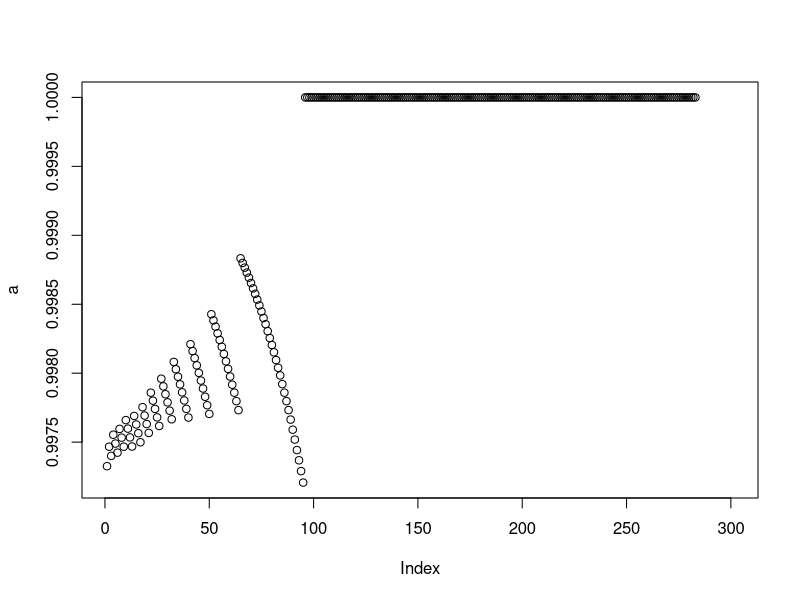

The R source for this figure:
#Simulation pnormtrunc
library(truncnorm)
library(rlist)
          
ptruncnorm(q=1.58, a=1.424, b=6.29, mean=0, sd=0.17)
ptruncnorm(q=1.58, a=1.424, b=6.29, mean=0, sd=0.2)


test_seq=seq(from=0.17, to=0.2, by=0.0001)
test_seq=rev(test_seq)

a<-ptruncnorm(q=1.58, a=1.424, b=6.29, mean=0, sd=test_seq)

plot(a)

diffs<-rep(0,length(a)-1)

for (i in 2:length(test_seq)){
  diffs[i]=a[i]-a[i-1]
}


diffs

#We can see that since some diffs are >0 and some are <0 that the  relationship (at least computationally) is not monotonours.
#I don't think that this matters for our purposes though.
